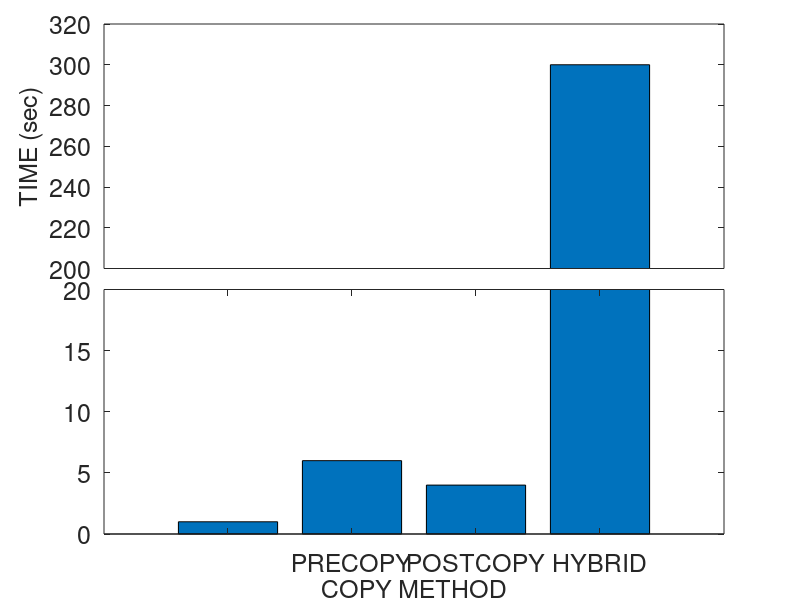
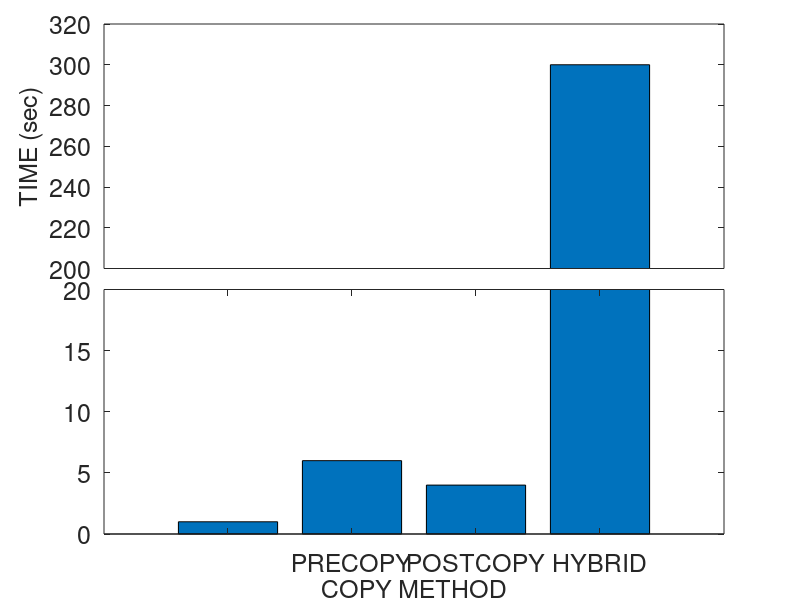
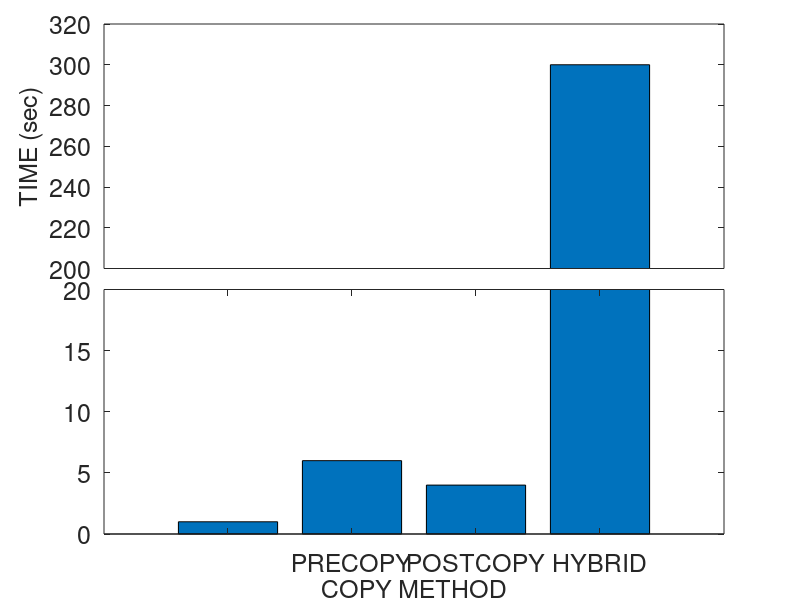

These charts were generated, in order, by the following MATLAB code:
a=[1 6 4 300];
x = {'', 'PRECOPY', 'POSTCOPY', 'HYBRID', 'PRO-HYBRID', ''};

fontsize = 18;

ylim1=[0 20];
%ylim2=[100 300];
%ylim2=[200 400];
ylim2=[200 320];
xlim=[0 length(a)+1];

figure;

% retrieve your default axis pos
clf;
p0=get(gca,'position')
delete(gcf);

% create axis1
%a1=axes('position',[p0(1) p0(2) p0(3)/2-.025 p0(4)]);
a1=axes('position',[p0(1) p0(2) p0(3) p0(4)/2]);
%barh(a);
bar(a);
%set(a1,'ylim',ylim1);
set(a1,'ylim',ylim1, 'XTickLabel', x, 'FontSize', fontsize);
xlabel('COPY METHOD', 'FontSize', fontsize);
%ylabel('TIME', 'FontSize', fontsize);

%box off;

% create axis2
%a2=axes('position',[p0(1)+p0(3)/2+.025 p0(2) p0(3)/2-.025 p0(4)]);
a2=axes('position',[p0(1) p0(4)/2+.145 p0(3) p0(4)/2])
%a2=axes('position',[p0(1) p0(2) p0(3) p0(4)/2]);
%barh(a);
bar(a);

%set(a2,'ylim',ylim1);
set(a2,'ylim',ylim2, 'FontSize', fontsize);
%ylim(ylim2);
%set(a2,'xlim',xlim,'ylim',ylim2);
set(a2,'xtick',[]);
%set(a2,'xcolor',get(a2,'color'));
ylabel('TIME (sec)', 'FontSize', fontsize);
%box off

%%%%%%%%%%%%%%%% plotting %%%%%%%%%%%%%%%%%%%%%
output = "break_axis";

%figure;
saveas(1, strcat(output, ".png"));
saveas(1, strcat(output, ".emf"));
saveas(1, strcat(output, ".eps"));

%box off
